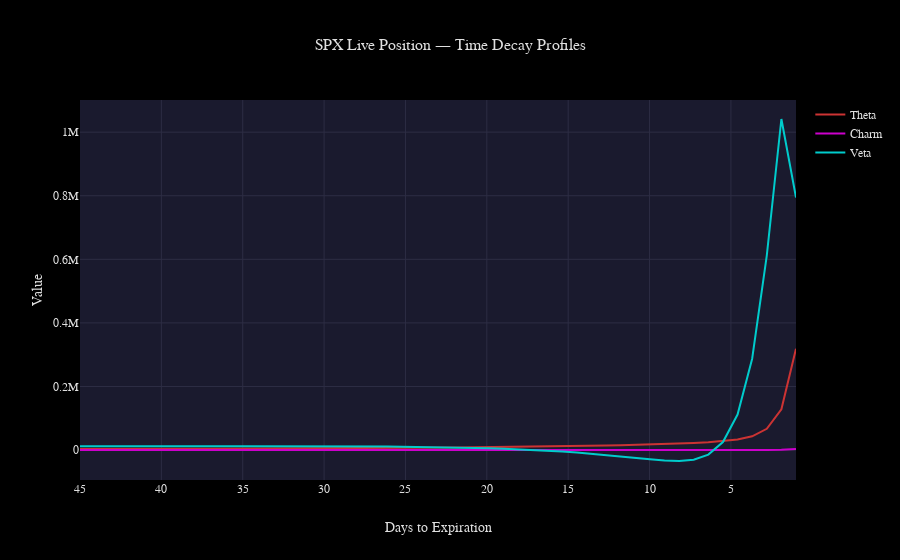

Write notebook code for a chart like this one.
### Markdown cell above
## 5. Time Decay View

Project how theta, charm, and veta evolve as the position approaches expiration.

### Code cell
from options_analyzer.visualization.decay_charts import plot_decay_profiles

dte_range = np.linspace(1, 45, 50)
decay_greeks = analyzer.greeks_vs_time(position, spot, live_ivs if 'live_ivs' in dir() else initial_ivs, dte_range)

fig = plot_decay_profiles(
    dte_range,
    {"theta": decay_greeks["theta"], "charm": decay_greeks["charm"], "veta": decay_greeks["veta"]},
    title=f"{position.name} — Time Decay Profiles",
)
fig.show()
